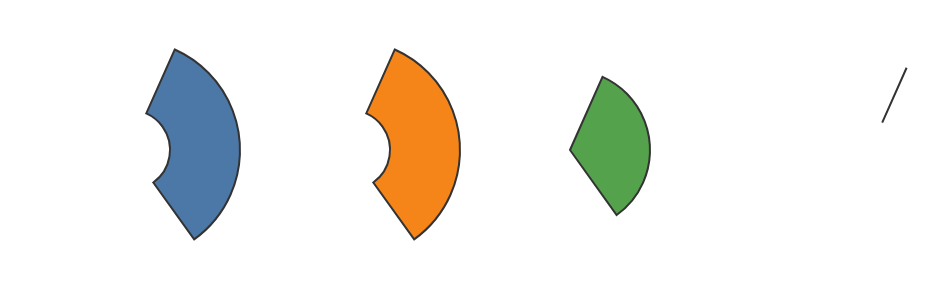

Specify this chart in Vega-Lite:
### Vega specification from a JSON file in a GitHub repository (floating-point values rounded to 4 significant figures)
{"$schema": "https://vega.github.io/schema/vega/v6.json", "description": "Arcs whose radii are the wrong way round, which d3 does not refuse: it swaps them, so an arc written inside-out draws exactly the ring an arc written the right way round would. The five here are the cases that separate swapping from rejecting — a normal ring, the same ring written inverted, an arc given only an inner radius (its outer radius defaults to zero, so swapping turns it into a solid wedge of that size), a negative outer radius, which collapses to a point at the centre, and a slice of no angle at all. Each still produces an item; the third is the one a specification is most likely to write by accident, and drawing nothing for it is the difference between a donut and an empty canvas. They are also turned by an `angle`, which every mark drawn through `markItemPath` takes and an arc is one of them — the wedge is rotated about its own centre, which for a shape d3 draws about the origin is the same as upstream's rotated bound context.", "width": 460, "height": 140, "padding": 5, "background": "white", "data": [{"name": "arcs", "values": [{"cx": 60, "inner": 20, "outer": 55, "note": "ring"}, {"cx": 170, "inner": 55, "outer": 20, "note": "inverted"}, {"cx": 280, "inner": 40, "note": "inner only"}, {"cx": 370, "inner": 0, "outer": -40, "note": "negative outer"}, {"cx": 430, "inner": 15, "outer": 45, "note": "no angle"}]}], "scales": [{"name": "colour", "type": "ordinal", "domain": {"data": "arcs", "field": "note"}, "range": ["#4c78a8", "#f58518", "#54a24b", "#e45756", "#72b7b2"]}], "marks": [{"type": "arc", "from": {"data": "arcs"}, "encode": {"enter": {"x": {"field": "cx"}, "y": {"value": 70}, "startAngle": {"value": 0}, "endAngle": {"signal": "datum.note === 'no angle' ? 0 : 2.1"}, "innerRadius": {"field": "inner"}, "outerRadius": {"field": "outer"}, "fill": {"scale": "colour", "field": "note"}, "stroke": {"value": "#333333"}, "strokeWidth": {"value": 1}, "angle": {"value": 24}}}}]}
